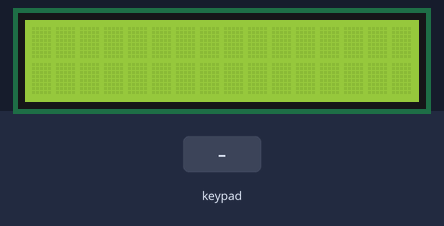
Simulated run of this program. Board: Arduino Uno, built with avr-gcc and run on an emulated ATmega328P. On the bench: 16×2 character LCD. The inputs (shaded band) are chosen by the test bench. What the program prints to the serial monitor is not drawn.

Above: at 1.2 s.
1.3 s: keypad keys 9 8 7 6 # pressed 0.4 s apart
At 4.0 s:
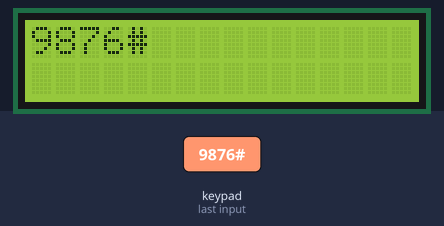
4.8 s: key 'A' pressed
At 5.3 s:
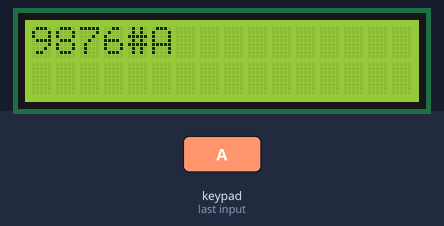
6.3 s: key 'B' pressed
At 7.5 s:
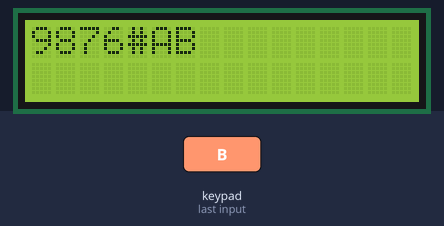
7.8 s: keypad keys 9 8 7 6 * pressed 0.4 s apart
At 10.1 s:
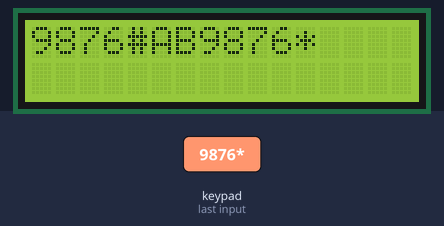
11.3 s: key 'C' pressed
At 11.7 s:
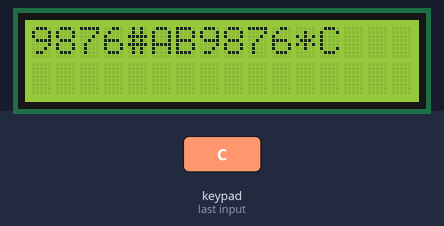
12.8 s: keypad keys 9 8 7 6 D pressed 0.4 s apart
At 15.1 s:
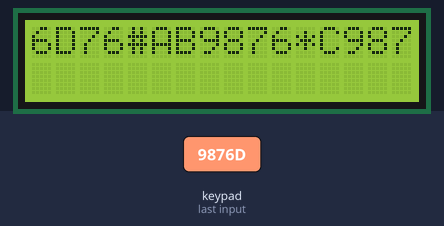
Timing chart, 0 to 16.6 s (numbered marks = the images above; inputs shaded):
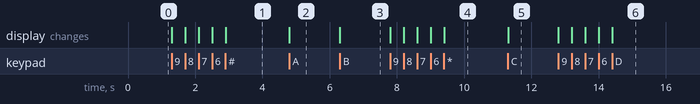

Measured:
- after the input at 1.3 s, the display: first changes at once (image 1 shows a later state)
- after the input at 4.8 s, the display: changes at once (image 2)
- after the input at 6.3 s, the display: changes at once (image 3)
- after the input at 7.8 s, the display: first changes at once (image 4 shows a later state)
- after the input at 11.3 s, the display: changes at once (image 5)
- after the input at 12.8 s, the display: first changes at once (image 6 shows a later state)

The program:

main.cpp
```cpp
#include <Arduino.h>
#include <LiquidCrystal_I2C.h>
#include <Keypad.h>
#include <Wire.h>

LiquidCrystal_I2C lcd(0x27, 16, 2);

const byte ROWS = 4;
const byte COLS = 4;

char keys[ROWS][COLS] = {
  {'1','2','3','A'},
  {'4','5','6','B'},
  {'7','8','9','C'},
  {'*','0','#','D'}
};

byte rowPins[ROWS] = {9,8,7,6};
byte colPins[COLS] = {5,4,3,2};

Keypad keypad = Keypad(makeKeymap(keys), rowPins, colPins, ROWS, COLS);

int cursorPos = 0;

void setup() {
  Serial.begin(9600);
  lcd.init();
  lcd.backlight();
}

void loop() {
  char customKey = keypad.getKey();

  if (customKey) {
    Serial.println(customKey);
    lcd.setCursor(cursorPos, 0);
    lcd.print(customKey);

    cursorPos++;

    if(cursorPos >= 16){
      cursorPos = 0;
      lcd.setCursor(0,1);
    }
  }
}
```
